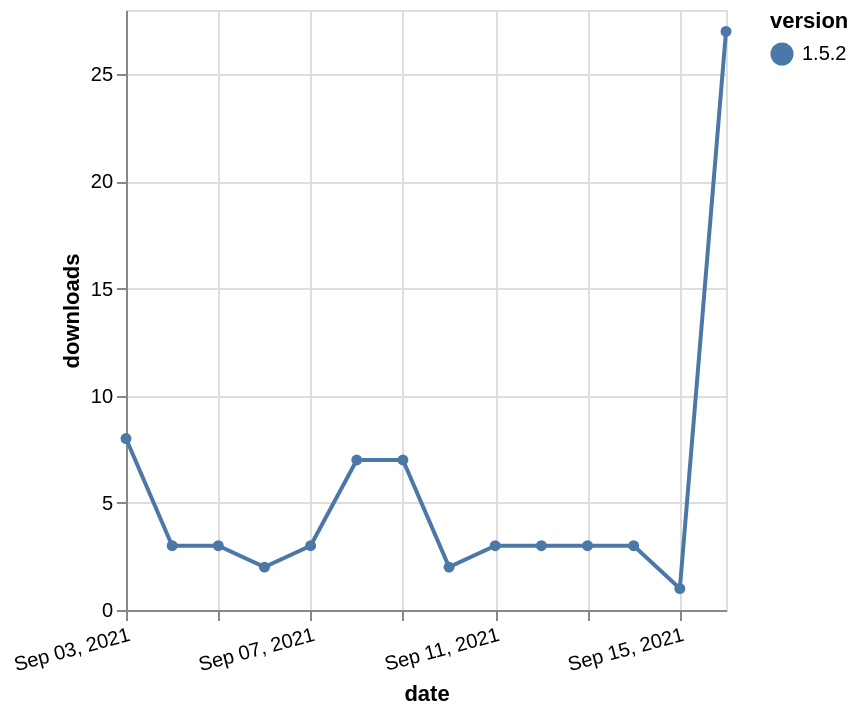

The Vega-Lite source for this figure:
### Vega-Lite specification from a JSON file in a GitHub repository (floating-point values rounded to 4 significant figures)
{"$schema": "https://vega.github.io/schema/vega-lite/v5.json", "description": "A simple bar chart with embedded data.", "data": {"values": [{"date": "2021-09-03", "total": 19014, "delta": 8, "version": "1.5.2"}, {"date": "2021-09-04", "total": 19017, "delta": 3, "version": "1.5.2"}, {"date": "2021-09-05", "total": 19020, "delta": 3, "version": "1.5.2"}, {"date": "2021-09-06", "total": 19022, "delta": 2, "version": "1.5.2"}, {"date": "2021-09-07", "total": 19025, "delta": 3, "version": "1.5.2"}, {"date": "2021-09-08", "total": 19032, "delta": 7, "version": "1.5.2"}, {"date": "2021-09-09", "total": 19039, "delta": 7, "version": "1.5.2"}, {"date": "2021-09-10", "total": 19041, "delta": 2, "version": "1.5.2"}, {"date": "2021-09-11", "total": 19044, "delta": 3, "version": "1.5.2"}, {"date": "2021-09-12", "total": 19047, "delta": 3, "version": "1.5.2"}, {"date": "2021-09-13", "total": 19050, "delta": 3, "version": "1.5.2"}, {"date": "2021-09-14", "total": 19053, "delta": 3, "version": "1.5.2"}, {"date": "2021-09-15", "total": 19054, "delta": 1, "version": "1.5.2"}, {"date": "2021-09-16", "total": 19081, "delta": 27, "version": "1.5.2"}]}, "width": "container", "mark": {"type": "line", "point": {"filled": true}}, "encoding": {"x": {"field": "date", "type": "temporal", "timeUnit": "yearmonthdate", "title": "date", "axis": {"labelAngle": -15}}, "y": {"field": "delta", "type": "quantitative", "title": "downloads"}, "color": {"field": "version", "type": "nominal"}, "tooltip": {"field": "delta"}}}
